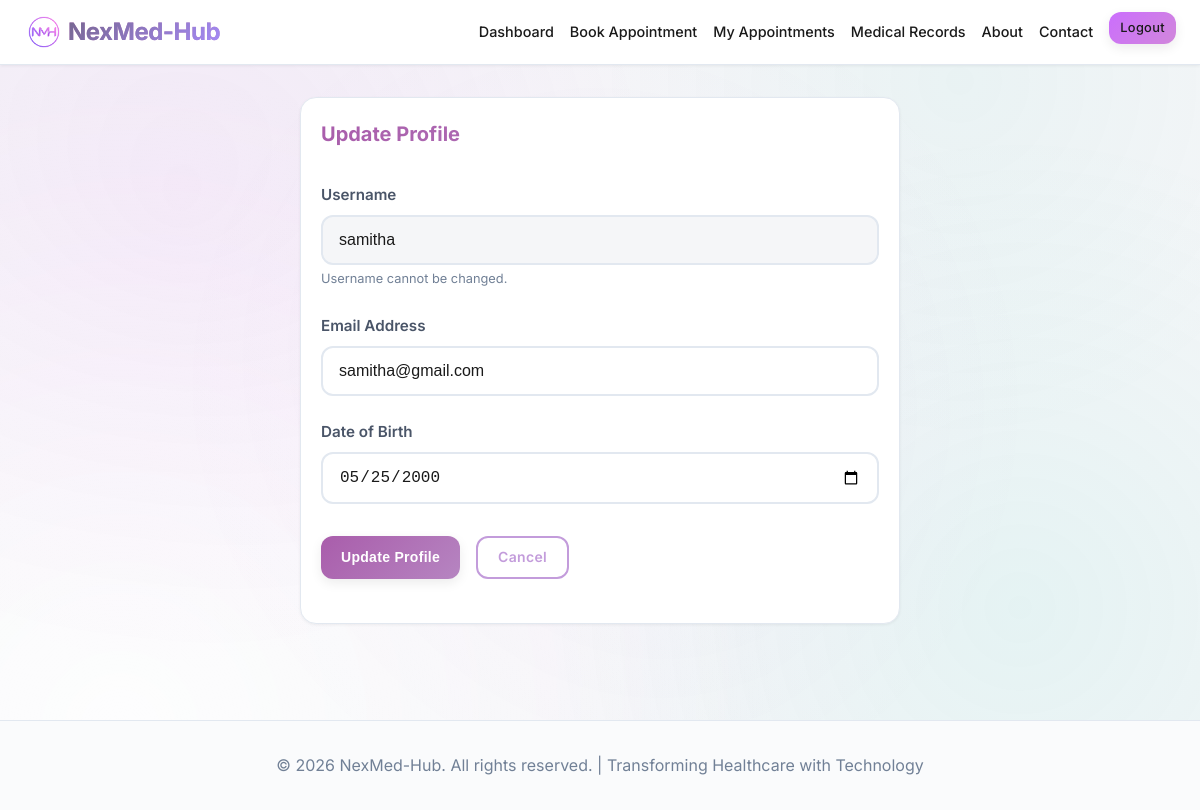
/patient/update-profile (signed in), run on the app's committed database.
### models.py (models this page shows, shortened)
class User(UserMixin, db.Model):
    __tablename__ = 'users'
    id = db.Column(db.Integer, primary_key=True)
    username = db.Column(db.String(80), unique=True, nullable=False)
    email = db.Column(db.String(120), unique=True, nullable=False) # Used for login and communications
    password_hash = db.Column(db.String(255), nullable=False) # Stored securely hashed
    role = db.Column(db.String(20), nullable=False, default='patient')  # Role-based access control: 'patient', 'admin', or 'doctor'
    created_at = db.Column(db.DateTime, default=datetime.utcnow)
    date_of_birth = db.Column(db.Date, nullable=True) # Required for patients
    appointments = db.relationship('Appointment', backref='patient', lazy=True, foreign_keys='Appointment.patient_id')
    patient_records = db.relationship('PatientRecord', backref='patient', lazy=True)
    doctor_profile = db.relationship('Doctor', backref='user', lazy=True, uselist=False)

### routes/patient.py (the view, shortened to what this page needs)
@patient_bp.route('/update-profile', methods=['GET', 'POST'])
@patient_required
def update_profile():
    return render_template('patient/update_profile.html')

### app.py (called while the page is built)
@login_manager.user_loader
def load_user(user_id):
    return User.query.get(int(user_id))

### routes/patient.py (called while the page is built)
def patient_required(f):
    @wraps(f)
    @login_required
    def decorated_function(*args, **kwargs):
        if current_user.role != 'patient':
            flash('Access denied. Patients only.', 'error')
            return redirect(url_for('index'))
        return f(*args, **kwargs)
    return decorated_function

### templates/patient/update_profile.html (shortened to what this page needs)
{% extends "base.html" %}
{% block content %}
<div class="container" style="padding-top: 2rem; padding-bottom: 2rem;">
    <div class="card" style="max-width: 600px; margin: 0 auto;">
        <div class="card-header">
            <h2 class="card-title">Update Profile</h2>
        </div>
        <div class="card-body">
            <form method="POST" action="{{ url_for('patient.update_profile') }}">
                <div class="form-group">
                    <label for="username" class="form-label">Username</label>
                    <input type="text" class="form-control" id="username" value="{{ current_user.username }}" disabled
                        style="background-color: var(--bg-secondary); cursor: not-allowed;">
                    <small
                        style="color: var(--text-muted); font-size: 0.8rem; margin-top: 0.25rem; display: block;">Username
                        cannot be changed.</small>
                </div>
                <div class="form-group">
                    <label for="email" class="form-label">Email Address</label>
                    <input type="email" class="form-control" id="email" name="email" value="{{ current_user.email }}"
                        required>
                </div>
                <div class="form-group">
                    <label for="dob" class="form-label">Date of Birth</label>
                    <input type="date" class="form-control" id="dob" name="dob" value="{{ current_user.date_of_birth }}"
                        required>
                </div>
                <div class="form-group" style="margin-top: 2rem; display: flex; gap: 1rem;">
                    <button type="submit" class="btn btn-primary">Update Profile</button>
                    <a href="{{ url_for('patient.dashboard') }}" class="btn btn-outline"
                        style="text-decoration: none; text-align: center;">Cancel</a>
                </div>
            </form>
        </div>
    </div>
</div>
{% endblock %}

### static/css/style.css (style rules this page uses)
:root { --primary-gradient: linear-gradient(135deg, #a95dab 0%, #b685c1 100%); --secondary-gradient: linear-gradient(135deg, #e8eaf6 0%, #c5cae9 100%); --success-gradient: linear-gradient(135deg, #8d5e95 0%, #846496 100%); --accent-gradient: linear-gradient(135deg, #bb93c3 0%, #95769f 100%); --hero-gradient: linear-gradient(135deg, #f5f6f8 0%, #e8eaf6 100%); --primary-color: #c39cdb; --secondary-color: #7a5cca; --success-color: #aa80b4; --danger-color: #c38bfb; --warning-color: #dbb5f2; --info-color: #152c2f; --bg-light: #ffffff; --bg-secondary: #f5f6f8; --bg-tertiary: #e8eaf6; --bg-card: #ffffff; --bg-card-solid: #fafbfc; --bg-card-hover: #f0f1f5; --text-primary: #1a1a1a; --text-secondary: #4a5568; --text-muted: #718096; --border-light: #e2e8f0; --border-medium: #cbd5e0; --border-focus: #9868a3; --shadow-sm: 0 1px 3px rgba(0, 0, 0, 0.06); --shadow-md: 0 4px 12px rgba(0, 0, 0, 0.08); --shadow-lg: 0 8px 24px rgba(0, 0, 0, 0.1); --shadow-xl: 0 12px 32px rgba(0, 0, 0, 0.12); --shadow-glow: 0 0 20px rgba(164, 241, 228, 0.25); --shadow-glow-secondary: 0 0 20px rgba(217, 70, 239, 0.25); --shadow-inner: inset 0 2px 4px rgba(0, 0, 0, 0.04); --radius-sm: 8px; --radius-md: 12px; --radius-lg: 16px; --radius-xl: 24px; --radius-full: 9999px; --transition-fast: 0.2s cubic-bezier(0.4, 0, 0.2, 1); --transition-normal: 0.3s cubic-bezier(0.4, 0, 0.2, 1); --transition-slow: 0.5s cubic-bezier(0.4, 0, 0.2, 1); --transition-bounce: 0.6s cubic-bezier(0.68, -0.55, 0.265, 1.55); }
* { margin: 0; padding: 0; box-sizing: border-box; }
body { font-family: 'Inter', -apple-system, BlinkMacSystemFont, 'Segoe UI', 'SF Pro Display', sans-serif; background: var(--bg-secondary); color: var(--text-primary); line-height: 1.6; -webkit-font-smoothing: antialiased; -moz-osx-font-smoothing: grayscale; }
body::before { content: ''; position: fixed; top: 0; left: 0; width: 100%; height: 100%; background: radial-gradient(circle at 15% 25%, rgba(217, 70, 239, 0.08) 0%, transparent 40%), radial-gradient(circle at 85% 75%, rgba(45, 212, 191, 0.08) 0%, transparent 40%), radial-gradient(circle at 50% 50%, rgba(232, 121, 249, 0.05) 0%, transparent 60%), radial-gradient(circle at 80% 10%, rgba(20, 184, 166, 0.05) 0%, transparent 30%), radial-gradient(circle at 10% 90%, rgba(255, 255, 255, 0.8) 0%, transparent 50%); z-index: -1; pointer-events: none; }
.container { max-width: 1200px; margin: 0 auto; padding: 0 20px; }
.btn { padding: 0.5rem 1.25rem; border: none; border-radius: var(--radius-md); font-weight: 600; font-size: 0.875rem; cursor: pointer; transition: all var(--transition-normal); text-decoration: none; display: inline-block; position: relative; overflow: hidden; letter-spacing: 0.3px; text-align: center; }
.btn::before { content: ''; position: absolute; top: 50%; left: 50%; width: 0; height: 0; border-radius: 50%; background: rgba(255, 255, 255, 0.3); transform: translate(-50%, -50%); transition: width 0.6s ease, height 0.6s ease; }
.btn-primary { background: var(--primary-gradient); color: white; box-shadow: var(--shadow-md); }
.btn-outline { background: transparent; border: 2px solid var(--primary-color); color: var(--primary-color); backdrop-filter: blur(10px); }
.card { background: var(--bg-card); border-radius: var(--radius-lg); padding: 1.25rem; box-shadow: var(--shadow-sm); transition: all var(--transition-normal); border: 1px solid var(--border-light); position: relative; overflow: hidden; }
.card::before { content: ''; position: absolute; top: 0; left: 0; width: 100%; height: 3px; background: var(--primary-gradient); opacity: 0; transition: var(--transition-normal); pointer-events: none; }
.card-header { margin-bottom: 1rem; padding-bottom: 0.75rem; border-bottom: 1px solid var(--glass-border); }
.card-title { font-size: 1.25rem; font-weight: 700; margin-bottom: 0.3rem; background: var(--primary-gradient); -webkit-background-clip: text; -webkit-text-fill-color: transparent; background-clip: text; }
.card-body { position: relative; z-index: 1; }
.form-group { margin-bottom: 1.5rem; }
.form-label { display: block; margin-bottom: 0.5rem; font-weight: 600; color: var(--text-secondary); font-size: 0.95rem; }
.form-control { width: 100%; padding: 0.875rem 1rem; background: var(--bg-light); border: 2px solid var(--border-light); border-radius: var(--radius-md); color: var(--text-primary); font-size: 1rem; transition: var(--transition-fast); }
.form-control::placeholder { color: var(--text-muted); }

### data on the page
User: username "samitha", email "samitha@gmail.com", dob "05/25/2000"
